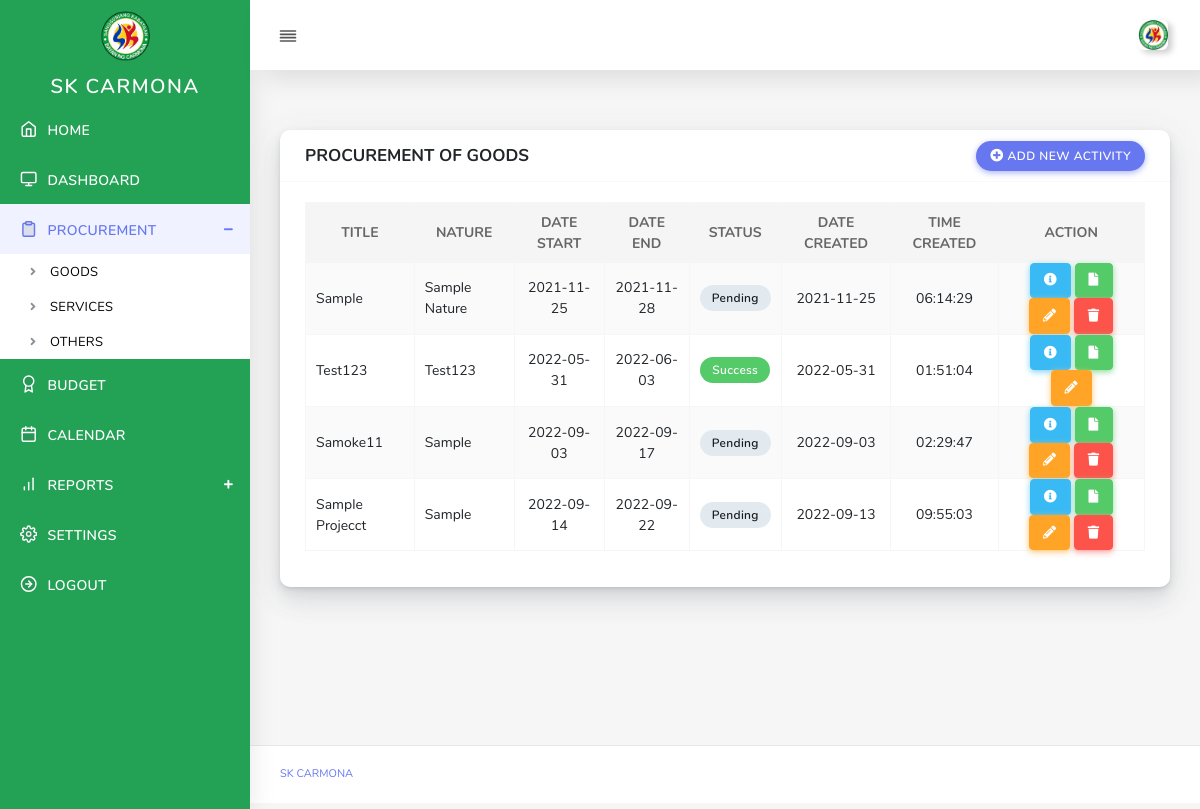
/user/procurement-goods.php (signed in), run on the app's committed database.
### tables this page shows
CREATE TABLE `skaccount` (
  `brgyID` int(11) NOT NULL,
  `barangay_name` varchar(32) NOT NULL,
  `username` varchar(32) NOT NULL,
  `password` varchar(32) NOT NULL,
  `img_profile` text NOT NULL,
  `sk_chairman` varchar(100) NOT NULL,
  `vice_chairman` varchar(100) NOT NULL,
  `secretary` varchar(100) NOT NULL,
  `member1` varchar(100) NOT NULL,
  `member2` varchar(100) NOT NULL,
  `member3` varchar(100) NOT NULL,
  `procuring` varchar(100) NOT NULL,
  `brgy_captain` varchar(100) NOT NULL,
  `committee_approriations` varchar(100) NOT NULL,
  `sk_treasurer` varchar(100) NOT NULL,
  `ai_committee` varchar(100) NOT NULL,
  `budget_officer` varchar(50) NOT NULL,
  `city` varchar(100) NOT NULL,
  `province` varchar(100) NOT NULL,
  `contact` varchar(100) NOT NULL
);

CREATE TABLE `sk_procurement` (
  `proID` int(12) NOT NULL,
  `title` text NOT NULL,
  `nature` varchar(100) NOT NULL,
  `date_start` date NOT NULL,
  `date_end` date NOT NULL,
  `status` int(1) NOT NULL,
  `procurement_type` int(1) NOT NULL,
  `brgy_id` int(12) NOT NULL,
  `date_added` timestamp NOT NULL DEFAULT current_timestamp()
);

### controller/sk-procurement.php (called while the page is built, shortened)
<?php
$data   = $_SESSION['brgyID'];

### user/procurement-goods.php (the view, shortened to what this page needs)
<?php include('header.php'); ?>
<?php include('nav.php'); ?>
<?php include('../controller/sk-procurement.php'); ?>
	<div class="main-content">
          <div class="section-body">
            <div class="row">
              <div class="col-12">
                <div class="card">
                  <div class="card-header">
                    <h4>PROCUREMENT OF GOODS </h4>
					<div class="card-header-action">
                      <a href="#" data-toggle="modal" data-target="#add-activity" class="btn btn-primary">
                       <i class="fas fa-plus-circle"></i> ADD NEW ACTIVITY
                      </a>
                    </div>
                  </div>
                  <div class="card-body">
                      <table class="table table-striped table-bordered" id="sk-data">
                        <thead>
                          <tr>
                            <th class="text-center"> TITLE </th>
                            <th class="text-center"> NATURE</th>
                            <th class="text-center"> DATE START </th>
                            <th class="text-center"> DATE END </th>
                            <th class="text-center"> STATUS</th>
                            <th class="text-center"> DATE CREATED</th>
                            <th class="text-center"> TIME CREATED</th>
                            <th class="text-center"> ACTION</th>
                          </tr>
                        </thead>
						<tbody>
						<?php
							$goods	= $mysqli->query("SELECT * FROM sk_procurement where brgy_id='$data' and procurement_type=1");
							while($val = $goods->fetch_object()){ ?>
							<tr>
								<td class="text-left"> <?php echo $val->title;?> </td>
								<td class="text-left"> <?php echo $val->nature ;?> </td>
								<td class="text-center"> <?php echo $val->date_start ;?> </td>
								<td class="text-center"> <?php echo $val->date_end ;?> </td>
								<td class="text-center"> <?php if($val->status ==1) { echo '<span class="badge badge-light"> Pending </span>'; } else { echo '<span class="badge badge-success"> Success </span>'; }?> </td>
								<td class="text-center"><?php echo date ('Y-m-d', strtotime($val->date_added));?></td>
								<td class="text-center"> <?php echo date ('H:i:s', strtotime($val->date_added));?> </td>
								<td class="text-center">
									<button class="btn btn-info"  data-toggle="modal" data-target="#view-files<?php echo $val->proID;?>"><i class="fas fa-info-circle"></i></button>
									<a href="procurement-process.php?type=PROCUREMENT OF GOODS&data=<?php echo $val->proID;?>"><button class="btn btn-success"><i class="fas fa-file"></i></button></a>
									<button class="btn btn-warning" data-toggle="modal" data-target="#edit-pro<?php echo $val->proID;?>"><i class="fas fa-pencil-alt"></i></button>
									<?php if($val->status != 2) { ?>
										<button class="btn btn-danger" data-toggle="modal" data-target="#removepro<?php echo $val->proID;?>"><i class="fas fa-trash"></i></button>
									<?php } ?>
								</td>
							</tr>
								<div class="modal fade" id="view-files<?php echo $val->proID;?>" tabindex="-1" role="dialog"
								  aria-labelledby="exampleModalCenterTitle" aria-hidden="true">
						<?php } ?>
						</tbody>
                      </table>
                    </div>
                </div>
              </div>
            </div>
         </div>
      </div>
<?php require('footer.php'); ?>

### user/nav.php (shortened to what this page needs)
<?php
include('../config/database.php');
$data     = $_SESSION['brgyID'];
$settings1 = $mysqli->query("SELECT * FROM skaccount where brgyID ='$data'");
while($val1 = $settings1->fetch_object()){
	$profile =  $val1->img_profile;
}
?>
<body>
  <div id="app">
    <div class="main-wrapper main-wrapper-1">
      <div class="navbar-bg"></div>
      <nav class="navbar navbar-expand-lg main-navbar sticky">
        <div class="form-inline mr-auto">
          <ul class="navbar-nav mr-3">
            <li><a href="#" data-toggle="sidebar" class="nav-link nav-link-lg collapse-btn"> <i data-feather="align-justify"></i></a></li>
          </ul>
        </div>
        <ul class="navbar-nav navbar-right">
          <li class="dropdown"><a href="#" data-toggle="dropdown"
              class="nav-link dropdown-toggle nav-link-lg nav-link-user"> <img alt="image" src="../assets/img/barangay/<?php echo $profile;?>"
                class="user-img-radious-style"> <span class="d-sm-none d-lg-inline-block"></span></a>
          </li>
        </ul>
      </nav>
      <div class="main-sidebar sidebar-style-2">
        <aside id="sidebar-wrapper" >
          <div class="sidebar-brand">
            <a href="#"> <img alt="image" src="../assets/img/sk-logo.png" class="header-logo" />
            </a>
          </div>
          <ul class="sidebar-menu" style="background-color:#23a255 !important;">
            <li class="menu-header"><center>SK CARMONA</center></li>
			<?php
			$uri_path = parse_url($_SERVER['REQUEST_URI'], PHP_URL_PATH);
		    $uri_segments = explode('/', $uri_path);
			$page =  $uri_segments[3];
			if($page =='index.php')  { $index   = 'active'; }
			else if($page =='dashboard.php'){ $dashboard = 'active'; }
			else if($page =='budget.php'){ $budget = 'active'; }
			else if($page =='calendar.php'){ $calendar = 'active'; }
			else if($page =='settings.php'){ $settings = 'active'; }
			else if($page =='procurement-services.php'){ $procurement = 'active'; }
			else if($page == 'procurement-goods.php' || $page =='procurement-others.php'){ $procurement = 'active'; }
			else if($page =='reports-goods.php' || $page =='reports-services.php' || $page=='reports-others.php' || $page=='reports-budget.php'){ $reports = 'active'; }
			?>
            <li class="dropdown <?php echo $index;?>">
              <a href="index.php" class="nav-link"><i data-feather="home"></i><span>HOME</span></a>
            </li>
			<li class="dropdown <?php echo $dashboard;?>">
              <a href="dashboard.php" class="nav-link"><i data-feather="monitor"></i><span>DASHBOARD</span></a>
            </li>
			<li class="dropdown <?php echo $procurement;?>">
              <a href="procurement.php" class="menu-toggle nav-link has-dropdown"><i data-feather="clipboard"></i><span>PROCUREMENT</span></a>
			  <ul class="dropdown-menu">
                <li><a class="nav-link" href="procurement-goods.php">GOODS</a></li>
                <li><a class="nav-link" href="procurement-services.php">SERVICES</a></li>
                <li><a class="nav-link" href="procurement-others.php">OTHERS</a></li>
              </ul>
            </li>
			<li class="dropdown <?php echo $budget;?>">
              <a href="budget.php" class="nav-link"><i data-feather="award"></i><span>BUDGET </span></a>
            </li>
			<li class="dropdown <?php echo $calendar;?>">
              <a href="calendar.php" class="nav-link"><i data-feather="calendar"></i><span>CALENDAR </span></a>
            </li>
			<li class="dropdown <?php echo $reports;?>">
              <a href="announcement.php" class="menu-toggle nav-link has-dropdown"><i data-feather="bar-chart"></i><span>REPORTS </span></a>
            </li>
			<li class="dropdown <?php echo $settings;?>">
              <a href="settings.php" class="nav-link"><i data-feather="settings"></i><span> SETTINGS </span></a>
            </li>
			<li class="dropdown ">
              <a href="logout.php" class="nav-link"><i data-feather="arrow-right-circle"></i><span>LOGOUT</span></a>
            </li>
          </ul>
        </aside>
      </div>

### data on the page
skaccount: img_profile (picture)
sk_procurement: title "Sample", nature "Sample Nature", date_start "2021-11-25", date_end "2021-11-28", status "Pending", date_added "2021-11-25", date_added "06:14:29"
sk_procurement: title "Test123", nature "Test123", date_start "2022-05-31", date_end "2022-06-03", status "Success", date_added "2022-05-31", date_added "01:51:04"
sk_procurement: title "Samoke11", nature "Sample", date_start "2022-09-03", date_end "2022-09-17", status "Pending", date_added "2022-09-03", date_added "02:29:47"
sk_procurement: title "Sample Projecct", nature "Sample", date_start "2022-09-14", date_end "2022-09-22", status "Pending", date_added "2022-09-13", date_added "09:55:03"
